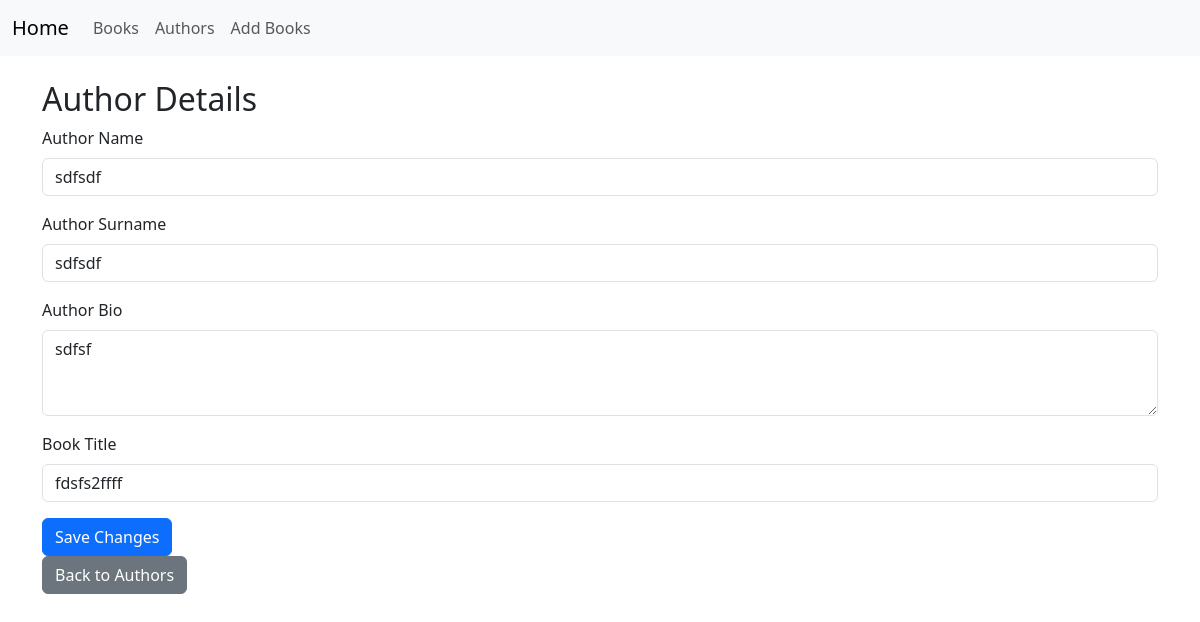
The app's page /authors/3, older data.
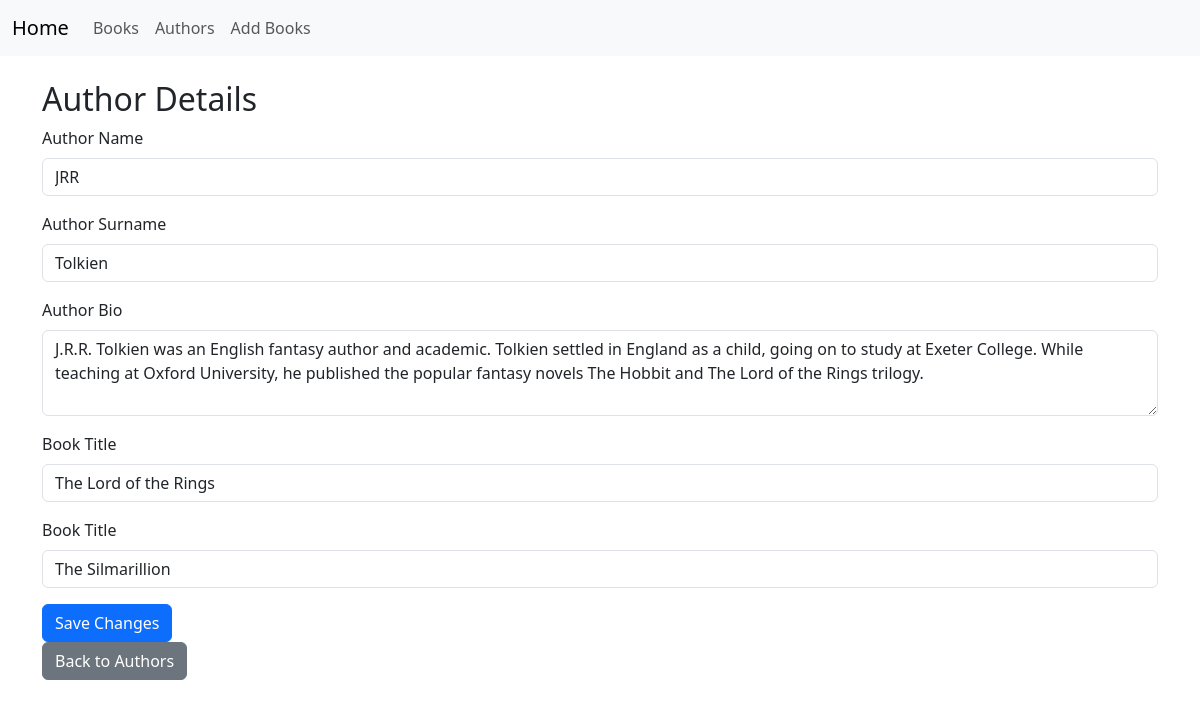
The same page, newer data.
### app/models.py (models this page shows, shortened)
class Author(db.Model):
    id = db.Column(db.Integer, primary_key=True)
    name = db.Column(db.String(100), nullable=False)
    surname = db.Column(db.String(100), nullable=False)
    bio = db.Column(db.Text)

class Book(db.Model):
    id = db.Column(db.Integer, primary_key=True)
    title = db.Column(db.String(100), unique=True, nullable=False)
    description = db.Column(db.Text)
    status_id = db.Column(db.Integer, db.ForeignKey('status.id'))
    authors = db.relationship('Author', secondary=book_authors, backref=db.backref('books', lazy='dynamic'))
    status = db.relationship('Status', backref='book_status', lazy=True)

### app/routes.py (the view, shortened to what this page needs)
@app.route('/authors/<int:author_id>', methods=['GET', 'POST'])
def authors_details(author_id):
    author = Author.query.get(author_id)
    return render_template('author_details.html', author=author)

### app/templates/author_details.html (shortened to what this page needs)
{% extends "index.html" %}
{% block content %}
    <h2>Author Details</h2>
    <form method="POST">
        <div class="mb-3">
            <label for="name" class="form-label">Author Name</label>
            <input type="text" class="form-control" id="name" name="name" value="{{ author.name }}" required>
        </div>
        <div class="mb-3">
            <label for="surname" class="form-label">Author Surname</label>
            <input type="text" class="form-control" id="surname" name="surname" value="{{ author.surname }}" required>
        </div>
        <div class="mb-3">
            <label for="bio" class="form-label">Author Bio</label>
            <textarea class="form-control" id="bio" name="bio" rows="3" required>{{ author.bio }}</textarea>
        </div>
        {% for book in author.books %}
            <div class="mb-3">
                <label for="book_title{{ loop.index }}" class="form-label">Book Title</label>
                <input type="text" class="form-control" id="book_title{{ loop.index }}" name="book_title{{ loop.index }}" value="{{ book.title }}" required>
            </div>
        {% endfor %}
        <button type="submit" class="btn btn-primary">Save Changes</button>
    </form>
    <a href="{{ url_for('authors') }}" class="btn btn-secondary">Back to Authors</a>
{% endblock %}

Row changes from the older to the newer data that the page shows:
changed Author: name "sdfsdf" → "JRR"; surname "sdfsdf" → "Tolkien"; bio "sdfsf" → "J.R.R. Tolkien was an English fantasy author and academic. Tolkien settled in England as a child, going on to study at Exeter College. While teaching at Oxford University, he published the popular fantasy novels The Hobbit and The Lord of the Rings trilogy."
changed Book: title "fdsfs2ffff" → "The Lord of the Rings"
now on this page (row edited): Book: title "The Silmarillion"
